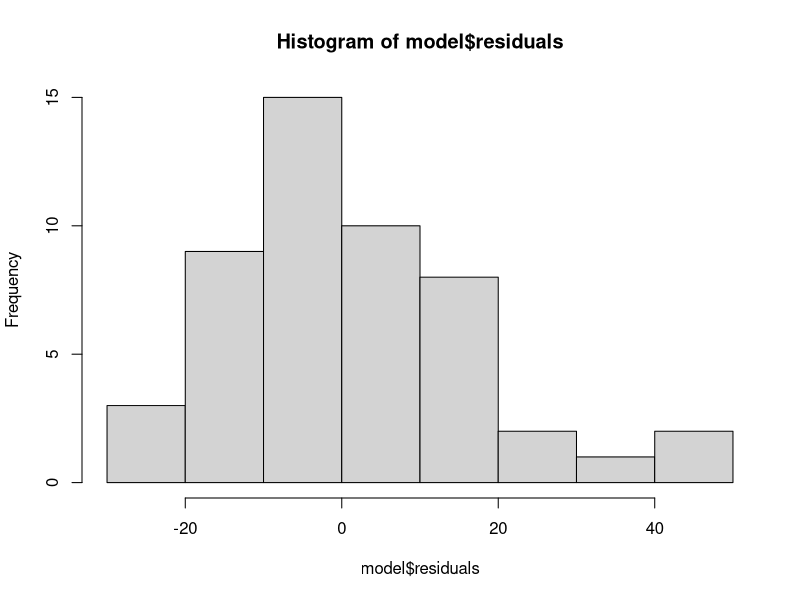
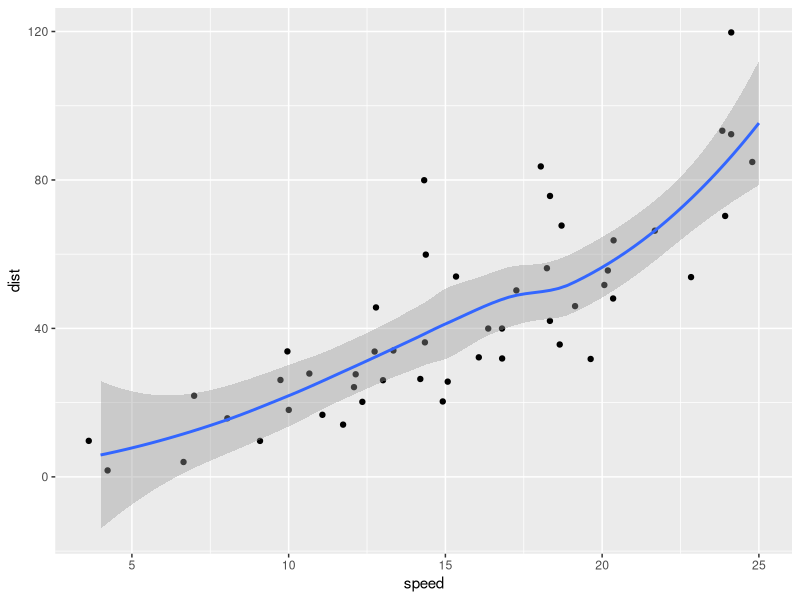
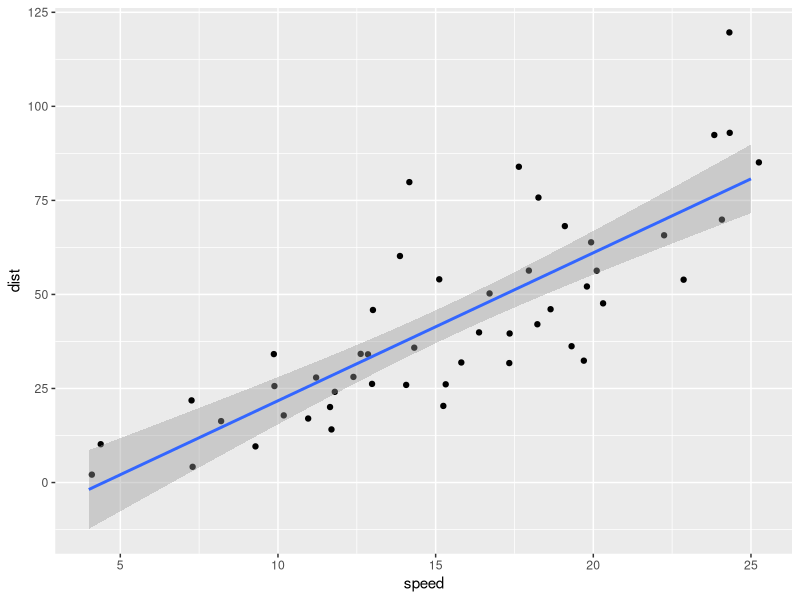
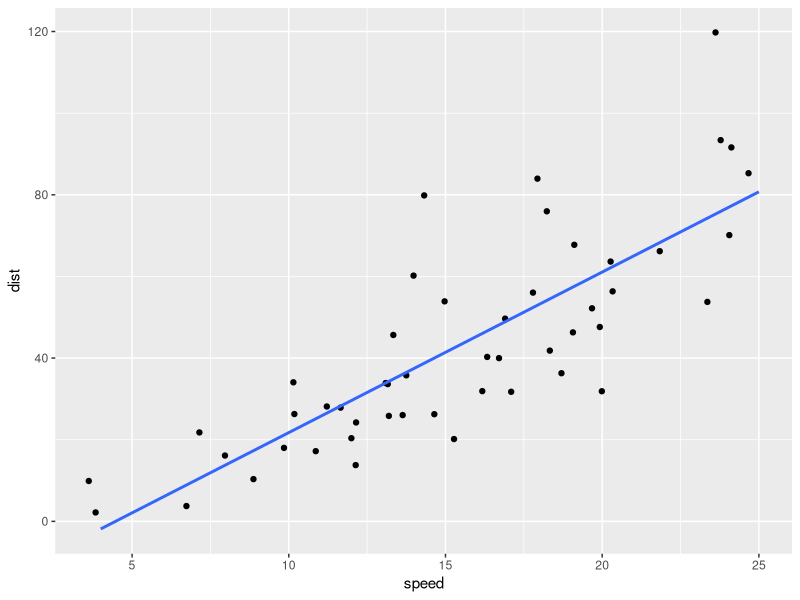
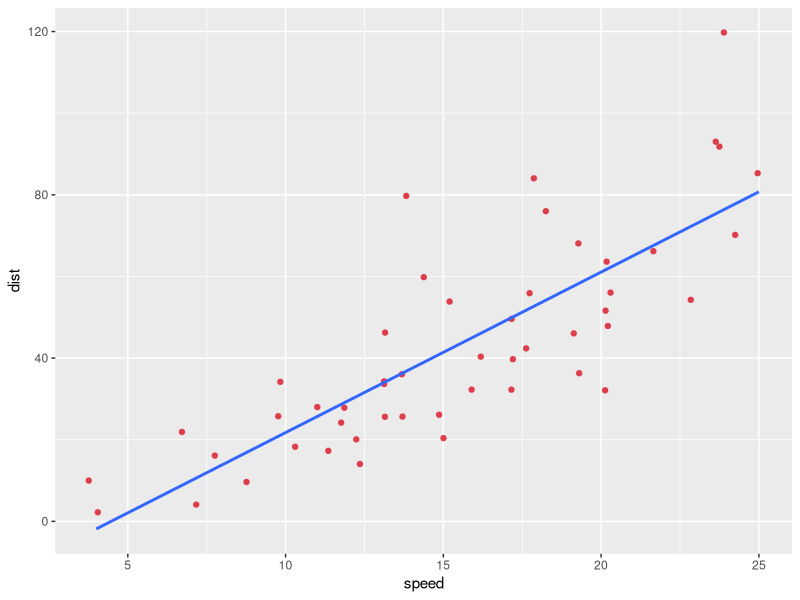
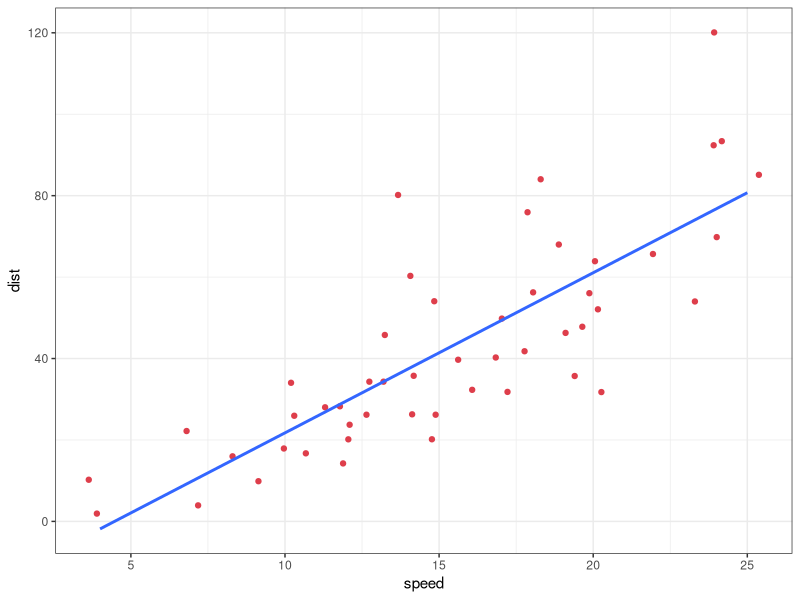
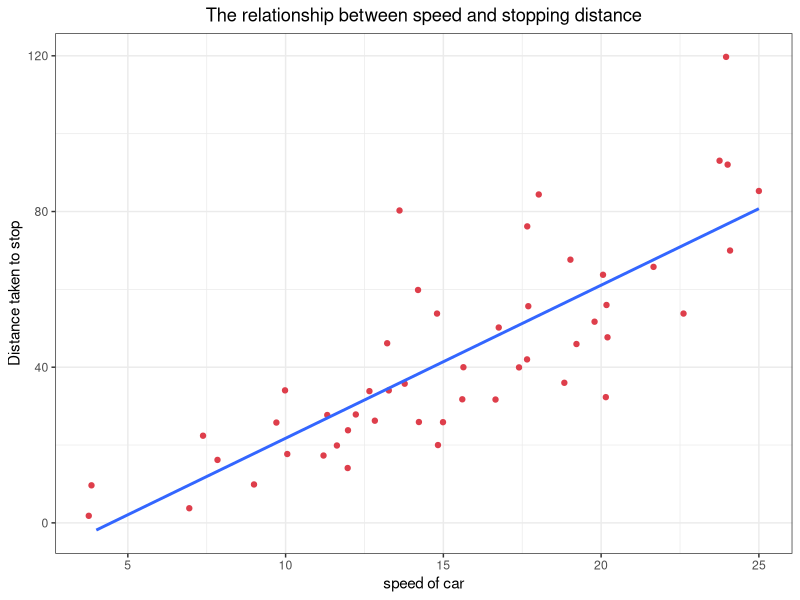
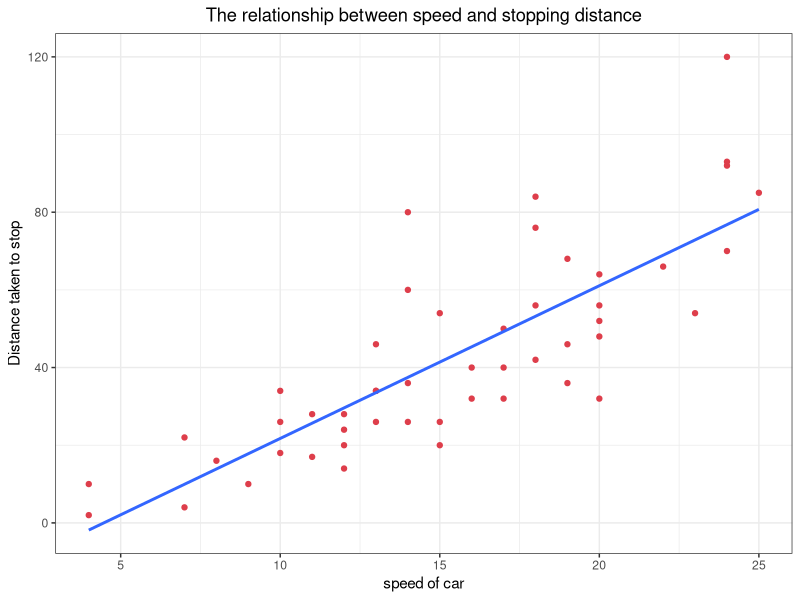

Source code (R) for these figures, in order:
library(tidyverse)
data()
head(cars, 10)
glimpse(cars)
View(cars)

# Create a model
# lm(outcome_variable ~ independent variable, data = dataset_name)
# lm(x_variable ~ y_variable, data = dataset_name)
cars %>% 
  lm(dist ~ speed, data = .) %>% 
  summary()
# Or,
model <- lm(dist ~ speed, data = cars)
model
summary(model)

attributes(model)
model$residuals
hist(model$residuals)

new_speeds <- data.frame(speed = c(10, 15, 20))

predict(model, new_speeds) %>% round(1)

# Or,
cars %>% 
  lm(dist ~ speed, data = .) %>% 
  predict(data.frame(speed = c(10, 15, 20))) %>% 
  round()

# plot
ggplot(cars, aes(speed, dist)) +
  geom_jitter() +
  geom_smooth()

ggplot(cars, aes(speed, dist)) +
  geom_jitter() +
  geom_smooth(method = lm)

ggplot(cars, aes(speed, dist)) +
  geom_jitter() +
  geom_smooth(method = lm, se = F)

ggplot(cars, aes(speed, dist)) +
  geom_jitter(colour = "#DE3E4B") +
  geom_smooth(method = lm, se = F)

ggplot(cars, aes(speed, dist)) +
  geom_jitter(colour = "#DE3E4B") +
  geom_smooth(method = lm, se = F)+
  theme_bw()

ggplot(cars, aes(speed, dist)) +
  geom_jitter(colour = "#DE3E4B") +
  geom_smooth(method = lm, se = F)+
  theme_bw()+
  labs(title = "The relationship between speed and stopping distance",
       x = "speed of car",
       y = "Distance taken to stop")+
  theme(plot.title = element_text(hjust = 0.5))

ggplot(cars, aes(speed, dist)) +
  geom_point(colour = "#DE3E4B") +
  geom_smooth(method = lm, se = F)+
  theme_bw()+
  labs(title = "The relationship between speed and stopping distance",
       x = "speed of car",
       y = "Distance taken to stop")+
  theme(plot.title = element_text(hjust = 0.5))



